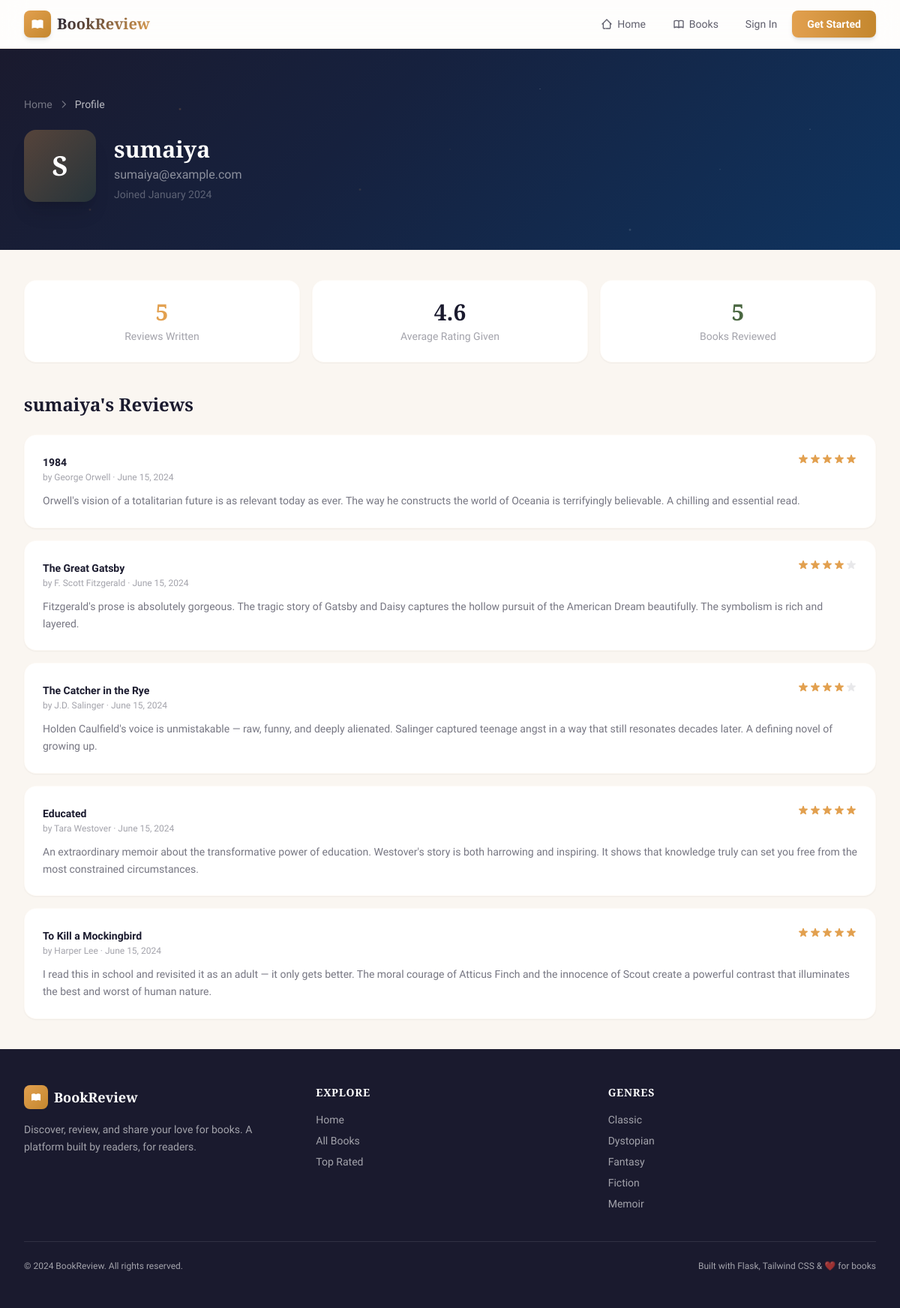
The page /profile/sumaiya on the database its author committed.
### models.py (models this page shows, shortened)
class User(UserMixin, db.Model):
    __tablename__ = 'user'
    id = db.Column(db.Integer, primary_key=True)
    username = db.Column(db.String(80), unique=True, nullable=False)
    email = db.Column(db.String(120), unique=True, nullable=False)
    password = db.Column(db.String(200), nullable=False)
    joined_date = db.Column(db.DateTime, default=datetime.utcnow)
    reviews = db.relationship('Review', backref='user', lazy=True)

class Review(db.Model):
    __tablename__ = 'review'
    id = db.Column(db.Integer, primary_key=True)
    rating = db.Column(db.Integer, nullable=False)
    review_text = db.Column(db.Text, nullable=False)
    created_at = db.Column(db.DateTime, default=datetime.utcnow)
    user_id = db.Column(db.Integer, db.ForeignKey('user.id'), nullable=False)
    book_id = db.Column(db.Integer, db.ForeignKey('book.id'), nullable=False)

class Book(db.Model):
    __tablename__ = 'book'
    id = db.Column(db.Integer, primary_key=True)
    title = db.Column(db.String(200), nullable=False)
    author = db.Column(db.String(150), nullable=False)
    genre = db.Column(db.String(100), nullable=False)
    description = db.Column(db.Text, nullable=False)
    cover_image = db.Column(db.String(300), default='')
    reviews = db.relationship('Review', backref='book', lazy=True)

### app.py (the view)
@app.route('/profile/<username>')
def profile(username):
    user = User.query.filter_by(username=username).first_or_404()
    reviews = Review.query.filter_by(user_id=user.id).order_by(Review.created_at.desc()).all()
    return render_template('profile.html', profile_user=user, reviews=reviews)

### app.py (called while the page is built)
@app.context_processor
def inject_globals():
    return {
        'genres': [g[0] for g in db.session.query(Book.genre).distinct().order_by(Book.genre).all()]
    }

### templates/profile.html (shortened to what this page needs)
{% extends "base.html" %}
{% block content %}
<section class="hero-bg text-white py-12 lg:py-16">
    <div class="max-w-7xl mx-auto px-4 sm:px-6 lg:px-8 relative z-10">
        <div class="flex items-center gap-2 text-white/40 text-sm mb-6">
            <a href="{{ url_for('home') }}" class="hover:text-amber transition-colors">Home</a>
            <svg class="w-3.5 h-3.5" fill="none" stroke="currentColor" stroke-width="2" viewBox="0 0 24 24"><path stroke-linecap="round" stroke-linejoin="round" d="M9 5l7 7-7 7"/></svg>
            <span class="text-white/70">Profile</span>
        </div>
        <div class="flex flex-col sm:flex-row items-center sm:items-end gap-6">
            <div class="w-24 h-24 rounded-2xl bg-gradient-to-br from-amber/30 to-sage/30 flex items-center justify-center shadow-xl">
                <span class="font-display text-4xl font-bold text-white">{{ profile_user.username[0]|upper }}</span>
            </div>
            <div class="text-center sm:text-left">
                <h1 class="font-display text-3xl font-bold">{{ profile_user.username }}</h1>
                <p class="text-white/50 mt-1">{{ profile_user.email }}</p>
                <p class="text-white/30 text-sm mt-1">Joined {{ profile_user.joined_date.strftime('%B %Y') }}</p>
            </div>
        </div>
    </div>
</section>
<section class="py-10">
    <div class="max-w-7xl mx-auto px-4 sm:px-6 lg:px-8">
        <div class="grid grid-cols-1 sm:grid-cols-3 gap-4 mb-10">
            <div class="bg-white rounded-2xl p-6 shadow-sm border border-amber/5 text-center">
                <p class="font-display text-3xl font-bold text-amber">{{ reviews|length }}</p>
                <p class="text-sm text-ink/40 mt-1">Reviews Written</p>
            </div>
            <div class="bg-white rounded-2xl p-6 shadow-sm border border-amber/5 text-center">
                <p class="font-display text-3xl font-bold text-ink">
                    {% if reviews %}
                        {{ '%.1f'|format(reviews|sum(attribute='rating') / reviews|length) }}
                    {% else %}
                        0.0
                    {% endif %}
                </p>
                <p class="text-sm text-ink/40 mt-1">Average Rating Given</p>
            </div>
            <div class="bg-white rounded-2xl p-6 shadow-sm border border-amber/5 text-center">
                <p class="font-display text-3xl font-bold text-sage">
                    {{ reviews|map(attribute='book_id')|unique|list|length }}
                </p>
                <p class="text-sm text-ink/40 mt-1">Books Reviewed</p>
            </div>
        </div>
        <div>
            <h2 class="font-display text-2xl font-bold text-ink mb-6">
                {% if current_user.is_authenticated and current_user.id == profile_user.id %}My{% else %}{{ profile_user.username }}'s{% endif %} Reviews
            </h2>
            {% if reviews %}
            <div class="space-y-4">
                {% for review in reviews %}
                <div class="bg-white rounded-2xl p-6 shadow-sm border border-amber/5 review-card">
                    <div class="flex items-start justify-between mb-3">
                        <div>
                            <a href="{{ url_for('book_detail', book_id=review.book_id) }}" class="text-sm font-bold text-ink hover:text-amber-dark transition-colors">
                                {{ review.book.title }}
                            </a>
                            <p class="text-xs text-ink/40">by {{ review.book.author }} &middot; {{ review.created_at.strftime('%B %d, %Y') }}</p>
                        </div>
                        <div class="flex items-center gap-2">
                            <div class="flex">
                                {% for i in range(1, 6) %}
                                <svg class="w-4 h-4 {% if i <= review.rating %}star-active{% else %}text-ink/10{% endif %}" fill="currentColor" viewBox="0 0 20 20">
                                    <path d="M9.049 2.927c.3-.921 1.603-.921 1.902 0l1.07 3.292a1 1 0 00.95.69h3.462c.969 0 1.371 1.24.588 1.81l-2.8 2.034a1 1 0 00-.364 1.118l1.07 3.292c.3.921-.755 1.688-1.54 1.118l-2.8-2.034a1 1 0 00-1.175 0l-2.8 2.034c-.784.57-1.838-.197-1.539-1.118l1.07-3.292a1 1 0 00-.364-1.118L2.98 8.72c-.783-.57-.38-1.81.588-1.81h3.461a1 1 0 00.951-.69l1.07-3.292z"/>
                                </svg>
                                {% endfor %}
                            </div>
                        </div>
                    </div>
                    <p class="text-ink/60 text-sm leading-relaxed">{{ review.review_text }}</p>
                </div>
                {% endfor %}
            </div>
            {% endif %}
        </div>
    </div>
</section>
{% endblock %}

### templates/base.html (style rules this page uses)
body { font-family: 'Source Sans 3', system-ui, sans-serif; }
h1, h2, h3, h4, h5, h6, .font-display { font-family: 'Playfair Display', Georgia, serif; }
.star-active { color: #e2a04f; text-shadow: 0 0 8px rgba(226, 160, 79, 0.4); }
.hero-bg { background: linear-gradient(135deg, #1a1a2e 0%, #16213e 40%, #0f3460 100%); position: relative; overflow: hidden; }
.hero-bg::before { content: ''; position: absolute; top: 0; left: 0; right: 0; bottom: 0; background: radial-gradient(2px 2px at 20% 30%, rgba(226,160,79,0.3), transparent), radial-gradient(2px 2px at 40% 70%, rgba(226,160,79,0.2), transparent), radial-gradient(1px 1px at 60% 20%, rgba(255,255,255,0.3), transparent), radial-gradient(1px 1px at 80% 60%, rgba(255,255,255,0.2), transparent), radial-gradient(2px 2px at 10% 80%, rgba(226,160,79,0.2), transparent), radial-gradient(1px 1px at 90% 40%, rgba(255,255,255,0.3), transparent), radial-gradient(1px 1px at 50% 50%, rgba(226,160,79,0.15), transparent), radial-gradient(2px 2px at 70% 90%, rgba(255,255,255,0.2), transparent); animation: twinkle 4s ease-in-out infinite alternate; }
.review-card { border-left: 3px solid transparent; transition: border-color 0.3s ease; }

### rows shown on the page
User: username "S", username "sumaiya", email "sumaiya@example.com", joined_date "January 2024"
Review: book "1984", book.author "George Orwell", created_at "June 15, 2024", rating 5 (drawn), review_text "Orwell's vision of a totalitarian future is as relevant today as ever. The way he constructs the world of Oceania is terrifyingly believable. A chilling and essential read."
Review: book "The Great Gatsby", book.author "F. Scott Fitzgerald", created_at "June 15, 2024", rating 4 (drawn), review_text "Fitzgerald's prose is absolutely gorgeous. The tragic story of Gatsby and Daisy captures the hollow pursuit of the American Dream beautifully. The symbolism is rich and layered."
Review: book "The Catcher in the Rye", book.author "J.D. Salinger", created_at "June 15, 2024", rating 4 (drawn), review_text "Holden Caulfield's voice is unmistakable — raw, funny, and deeply alienated. Salinger captured teenage angst in a way that still resonates decades later. A defining novel of growing up."
Review: book "Educated", book.author "Tara Westover", created_at "June 15, 2024", rating 5 (drawn), review_text "An extraordinary memoir about the transformative power of education. Westover's story is both harrowing and inspiring. It shows that knowledge truly can set you free from the most constrained circumstances."
Review: book "To Kill a Mockingbird", book.author "Harper Lee", created_at "June 15, 2024", rating 5 (drawn), review_text "I read this in school and revisited it as an adult — it only gets better. The moral courage of Atticus Finch and the innocence of Scout create a powerful contrast that illuminates the best and worst of human nature."

### other values the page prints
{{ reviews|length }} "5"
{{ '%.1f'|format(reviews|sum(attribute='rating') / reviews|length) }} "4.6"
{{ reviews|map(attribute='book_id')|unique|list|length }} "5"
{{ genre }} "Classic" "Dystopian" "Fantasy" "Fiction" "Memoir"
